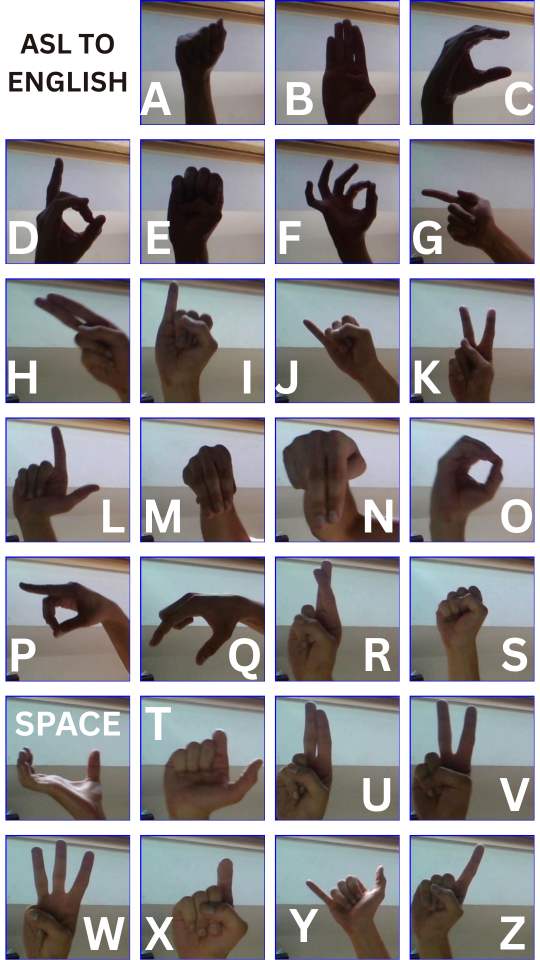
#> input picture services/asl/fingerspelling-guide.png, 1080 x 1920 px (shown at 1/2 size)
$ python -i rover_vision_controller.py   (imports and definitions only)
#> lines starting #> are read from the running program, lines starting #| are printed output that depends on the picture
#> further down, picture is the input picture: shape (1920, 1080, 3); mean B, G, R 146.8, 144.4, 146.4
#!/usr/bin/env python3
"""
rover_vision_controller.py – Laptop-side vision controller for NovaCare SerBot.

Run this on your LAPTOP (not the rover).  It:
  • Receives the live camera stream from the rover (port 5556).
  • Shows the annotated feed in a cv2 window.
  • Detects people (HOG) and autonomously follows the closest one.
  • Detects obstacles (camera edges + ultrasonic) and navigates around them.
  • Sends all movement commands back to the rover's TCP server (port 5555).

Usage:
    python rover_vision_controller.py --host <ROVER_IP> [--follow] [--obstacle]

Keyboard shortcuts while the window is open:
    Q  – quit
    F  – toggle Follow-Me mode
    O  – toggle Obstacle Avoidance mode
    S  – send STOP immediately

Dependencies (install on the LAPTOP):
    pip install opencv-python numpy
"""

import argparse
from typing import List, Optional, Tuple
import json
import queue
import socket
import struct
import threading
import time

import cv2
import numpy as np

# ── Network ports (must match test_rover_server.py) ───────────────────────────
COMMAND_PORT = 5555
MJPEG_PORT   = 5557   # HTTP MJPEG stream  – cv2.VideoCapture reads this directly
STREAM_PORT  = MJPEG_PORT   # alias kept so nothing else needs changing

# ── Follow-Me tuning ──────────────────────────────────────────────────────────
# Fraction of frame width that the person must drift before we turn.
TURN_DEADBAND    = 0.14
# Bounding-box height as a fraction of frame height: closer → bigger number.
CLOSE_THRESHOLD  = 0.60   # stop / back-up when person fills this much height
FAR_THRESHOLD    = 0.18   # move forward when person is this small
# Seconds without detecting a person before sending STOP.
PERSON_LOSE_SEC  = 3.0

# ── Obstacle-avoidance tuning ─────────────────────────────────────────────────
OBSTACLE_DIST_CM    = 40    # ultrasonic: too-close threshold (cm)
EDGE_DENSITY_THRESH = 0.20  # camera centre-zone edge density → obstacle
TURN_DURATION_S     = 0.9   # seconds to turn when dodging
CREEP_DURATION_S    = 0.45  # seconds to creep forward before re-checking

# ── Command rate-limiting ─────────────────────────────────────────────────────
# Minimum gap between consecutive MOVE commands (the server already does 0.5 s
# auto-stop so we must send commands faster than that).
MIN_CMD_INTERVAL_S  = 0.25


# ══════════════════════════════════════════════════════════════════════════════
# Thread-safe TCP command client
# ══════════════════════════════════════════════════════════════════════════════

class CommandClient:
    """Sends commands to the rover's TCP server and reads responses."""

    # [64 lines left out: functions __init__, connect, send, _reconnect, move, not called in this run]

    def stop(self):
        self._last_cmd_time = 0.0    # reset so the next MOVE fires immediately
        self.send("STOP")

    # [18 lines left out: functions get_ultrasonic, close, not called in this run]


# ══════════════════════════════════════════════════════════════════════════════
# Non-blocking JPEG stream receiver
# ══════════════════════════════════════════════════════════════════════════════

class StreamReceiver:
    """Receives the rover's MJPEG stream via HTTP.
    cv2.VideoCapture handles HTTP, multipart boundaries, and JPEG decoding
    automatically – no custom protocol parsing needed.
    """

    # [48 lines left out: functions __init__, start, _recv_loop, get_frame, not called in this run]

    def stop(self):
        self._running = False


# ══════════════════════════════════════════════════════════════════════════════
# Vision helpers
# ══════════════════════════════════════════════════════════════════════════════

# ── Person detector (HOG – no extra model files, CPU-only) ────────────────────
_hog = cv2.HOGDescriptor()
# [1 line not run here, left out]


# [28 lines left out: function detect_persons, not called in this run]


def analyse_zones(frame: np.ndarray) -> Tuple[float, float, float]:
    """
    Compute edge density in the left / centre / right thirds of the frame
    using the middle vertical band (ignores sky and immediate floor).
    Returns (left_density, centre_density, right_density).
    """
    h, w = frame.shape[:2]
#> h = 1920; w = 1080
    roi   = frame[h // 4 : 3 * h // 4, :]          # middle half vertically
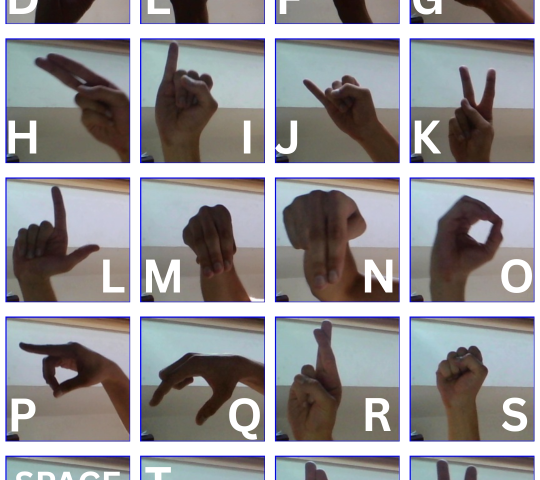
#> roi: shape (960, 1080, 3) (shown at 1/2 size); mean B, G, R 149.3, 146.5, 148.8
    gray  = cv2.cvtColor(roi, cv2.COLOR_BGR2GRAY)
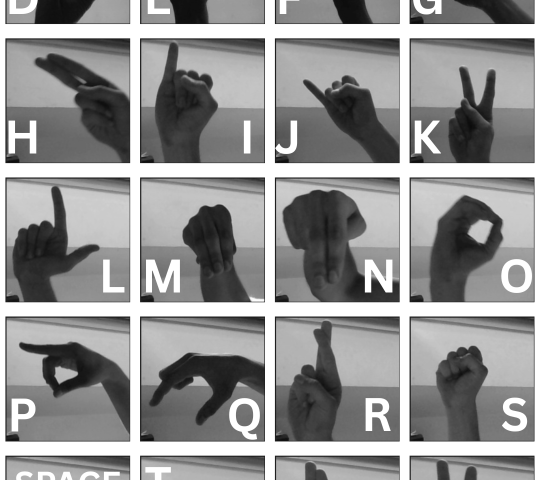
#> gray: shape (960, 1080) (shown at 1/2 size); min 10, max 255, mean 147.5
    blur  = cv2.GaussianBlur(gray, (5, 5), 0)
    edges = cv2.Canny(blur, 40, 120)
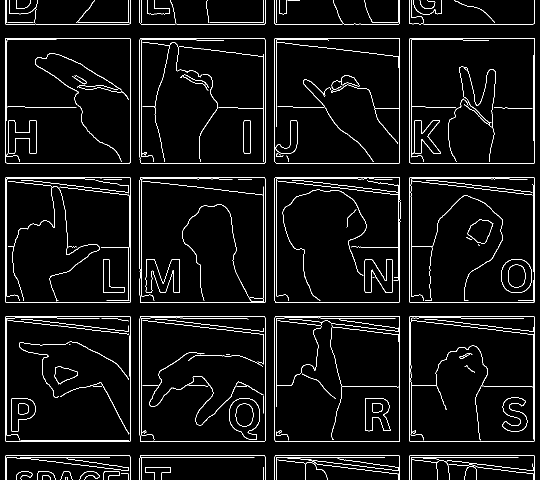
#> edges: shape (960, 1080) (shown at 1/2 size); 4.4% white in thin lines or dots
    third = w // 3
#> third = 360
    l_d = float(np.mean(edges[:, :third]))        / 255.0
#> l_d = 0.0469
    c_d = float(np.mean(edges[:, third:2*third])) / 255.0
#> c_d = 0.0401
    r_d = float(np.mean(edges[:, 2*third:]))      / 255.0
#> r_d = 0.0455
    return l_d, c_d, r_d


# ══════════════════════════════════════════════════════════════════════════════
# Follow-Me controller
# ══════════════════════════════════════════════════════════════════════════════

class FollowController:
    """
    Keeps the detected person horizontally centred and at a comfortable distance.

    Decision logic (priority order):
      1. If person is more than TURN_DEADBAND off-centre → turn toward them.
      2. Else if person bbox is too small (far away)     → move forward.
      3. Else if person bbox is too large (too close)    → stop / back up.
      4. Else                                            → hold position.
    """

    # [67 lines left out: functions __init__, tick, not called in this run]


# ══════════════════════════════════════════════════════════════════════════════
# Obstacle-avoidance controller
# ══════════════════════════════════════════════════════════════════════════════

class ObstacleController:
    """
    Finite state machine that navigates around obstacles.

        SCAN ──(obstacle)──► TURN ──(done)──► CREEP ──(done)──► SCAN
               ◄─────────────────────────────────────────────────┘
               (re-check: if obstacle still present, turn again)

    • SCAN  : rover moves forward while the path is clear.
    • TURN  : rover turns away from the obstacle for TURN_DURATION_S seconds.
    • CREEP : rover creeps forward for CREEP_DURATION_S seconds to check.

    The turn direction is chosen by comparing left vs. right edge densities –
    the rover turns toward the side with fewer edges (more open space).
    Ultrasonic is used as a hard distance gate in addition to camera edges.
    """

    _S_SCAN  = "SCAN"
    _S_TURN  = "TURN"
    _S_CREEP = "CREEP"

    # [95 lines left out: functions __init__, tick, _draw_mode_badge, not called in this run]


_NO_SIGNAL_FRAME: np.ndarray = None   # lazy-initialised placeholder


# [148 lines left out: functions _no_signal_frame, run, main, not called in this run]


# [2 lines not run here, left out]

>>> import cv2
>>> picture = cv2.imread('services/asl/fingerspelling-guide.png')
>>> result = analyse_zones(picture)
#> result = (0.0469, 0.0401, 0.0455)
